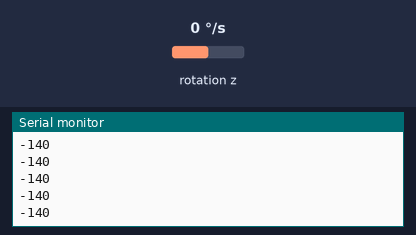
Bench run of a sketch on a simulated Arduino Uno, built with avr-gcc and run on an emulated ATmega328P. Parts: the last lines printed to the serial monitor. Wiring (inferred from the names in the program): MPU-6050 motion sensor at I2C address 0x68. Inputs (shaded band) come from the test bench; at power-on: rotation z 0 °/s.

Above: at 1.2 s.
1.3 s: rotation z set to -192 °/s
At 1.8 s:
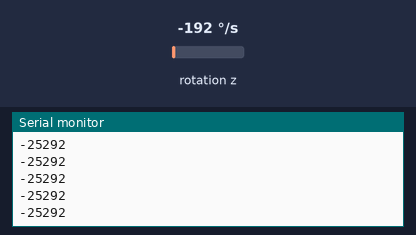
2.8 s: rotation z set to -100 °/s
At 3.6 s:
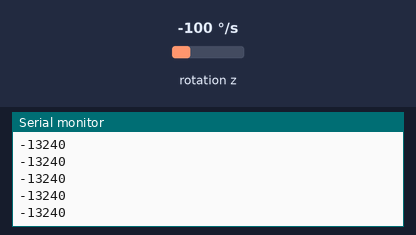
Timing chart, 0 to 5.8 s (numbered marks = the images above; inputs shaded):
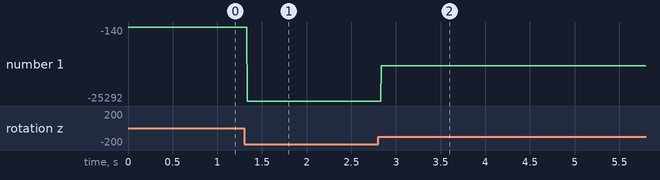

Measured:
- after the input at 1.3 s, the serial monitor: prints a new line at once (image 1)
- after the input at 2.8 s, the serial monitor: prints a new line at once (image 2)
- plotted number 1: -140 → -25292 after the input at 1.3 s, -25292 → -13240 after the input at 2.8 s

The sketch:

gyro_constant_offset.ino
```cpp
//with constant offset
//  ==================== GYRO  ====================
#include<Wire.h>
const int MPU_addr=0x68,goffset=140;                                                 // I2C address of the MPU-6050
int16_t GyX,GyY,GyZ;
int gZ_out,Zg;
float angleZ=0,angleZc=0,degree;
static unsigned long s, t;
float dt=0.000;
void setup()
{
  Wire.begin();
  Wire.beginTransmission(MPU_addr);
  Wire.write(0x6B);                                                    // PWR_MGMT_1 register
  Wire.write(0);                                                        // set to zero (wakes up the MPU-6050)
  Wire.endTransmission(true);
//  degree = 0;
  Serial.begin(19200);
}
void loop()
{
  s=millis();
  //delay(10);

  Wire.beginTransmission(MPU_addr);
  Wire.write(0x47);                                                     // starting with register 0x47 (GYRO_ZOUT_H)
  Wire.endTransmission(false);
  Wire.requestFrom(MPU_addr,2,true);                                    // request a total of 2 registers

  GyZ=Wire.read()<<8|Wire.read();                                      // 0x47 (GYRO_ZOUT_H) & 0x48 (GYRO_ZOUT_L)
  GyZ=GyZ-goffset;
  Zg=GyZ/131;//angular velocity                                        // Dividing sensitivity
  t=millis()-s;
  dt=t/1000.0;
  angleZc = Zg*dt;
  angleZ = angleZ + angleZc;
  degree=angleZ*6.5;
  degree+=180;
  Serial.println(GyZ);
    s=t=0;

}
```
